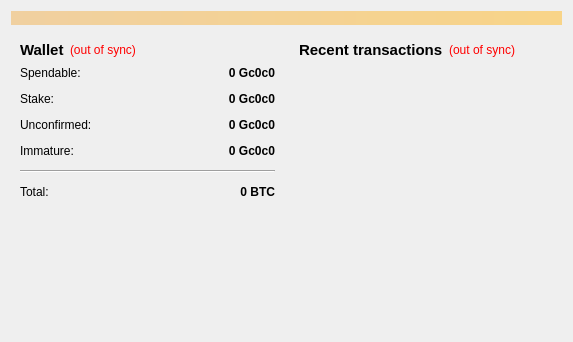
<?xml version="1.0" encoding="UTF-8"?>
<ui version="4.0">
 <class>OverviewPage</class>
 <widget class="QWidget" name="OverviewPage">
  <property name="geometry">
   <rect>
    <x>0</x>
    <y>0</y>
    <width>573</width>
    <height>342</height>
   </rect>
  </property>
  <property name="windowTitle">
   <string>Form</string>
  </property>
  <layout class="QVBoxLayout" name="topLayout">
   <item>
    <widget class="QLabel" name="labelAlerts">
     <property name="visible">
      <bool>false</bool>
     </property>
     <property name="styleSheet">
      <string notr="true">background-color: qlineargradient(x1: 0, y1: 0, x2: 1, y2: 0, stop:0 #F0D0A0, stop:1 #F8D488);  color:#000000
</string>
     </property>
     <property name="wordWrap">
      <bool>true</bool>
     </property>
     <property name="margin">
      <number>3</number>
     </property>
    </widget>
   </item>
   <item>
    <layout class="QHBoxLayout" name="horizontalLayout" stretch="1,1">
     <item>
      <layout class="QVBoxLayout" name="verticalLayout_2">
       <item>
        <widget class="QWidget" name="widget" native="true">
         <layout class="QVBoxLayout" name="verticalLayout_4">
          <item>
           <layout class="QHBoxLayout" name="horizontalLayout_4">
            <item>
             <widget class="QLabel" name="label_5">
              <property name="font">
               <font>
                <pointsize>11</pointsize>
                <weight>75</weight>
                <bold>true</bold>
               </font>
              </property>
              <property name="text">
               <string>Wallet</string>
              </property>
             </widget>
            </item>
            <item>
             <widget class="QLabel" name="labelWalletStatus">
              <property name="toolTip">
               <string>The displayed information may be out of date. Your wallet automatically synchronizes with the c0fferCoin network after a connection is established, but this process has not completed yet.</string>
              </property>
              <property name="styleSheet">
               <string notr="true">QLabel { color: red; }</string>
              </property>
              <property name="text">
               <string notr="true">(out of sync)</string>
              </property>
              <property name="alignment">
               <set>Qt::AlignLeading|Qt::AlignLeft|Qt::AlignVCenter</set>
              </property>
             </widget>
            </item>
            <item>
             <spacer name="horizontalSpacer_2">
              <property name="orientation">
               <enum>Qt::Horizontal</enum>
              </property>
              <property name="sizeHint" stdset="0">
               <size>
                <width>40</width>
                <height>20</height>
               </size>
              </property>
             </spacer>
            </item>
           </layout>
          </item>
          <item>
           <layout class="QFormLayout" name="formLayout_2">
            <property name="fieldGrowthPolicy">
             <enum>QFormLayout::AllNonFixedFieldsGrow</enum>
            </property>
            <property name="horizontalSpacing">
             <number>12</number>
            </property>
            <property name="verticalSpacing">
             <number>12</number>
            </property>
            <item row="0" column="0">
             <widget class="QLabel" name="label">
              <property name="text">
               <string>Spendable:</string>
              </property>
             </widget>
            </item>
            <item row="0" column="1">
             <widget class="QLabel" name="labelBalance">
              <property name="font">
               <font>
                <weight>75</weight>
                <bold>true</bold>
               </font>
              </property>
              <property name="cursor">
               <cursorShape>IBeamCursor</cursorShape>
              </property>
              <property name="toolTip">
               <string>Your current spendable balance</string>
              </property>
              <property name="text">
               <string notr="true">0 Gc0c0</string>
              </property>
              <property name="alignment">
               <set>Qt::AlignRight|Qt::AlignTrailing|Qt::AlignVCenter</set>
              </property>
              <property name="textInteractionFlags">
               <set>Qt::LinksAccessibleByMouse|Qt::TextSelectableByKeyboard|Qt::TextSelectableByMouse</set>
              </property>
             </widget>
            </item>
            <item row="1" column="0">
             <widget class="QLabel" name="label_6">
              <property name="text">
               <string>Stake:</string>
              </property>
             </widget>
            </item>
            <item row="1" column="1">
             <widget class="QLabel" name="labelStake">
              <property name="font">
               <font>
                <weight>75</weight>
                <bold>true</bold>
               </font>
              </property>
              <property name="cursor">
               <cursorShape>IBeamCursor</cursorShape>
              </property>
              <property name="toolTip">
               <string>Total of coins that was staked, and do not yet count toward the current balance</string>
              </property>
              <property name="text">
               <string notr="true">0 Gc0c0</string>
              </property>
              <property name="alignment">
               <set>Qt::AlignRight|Qt::AlignTrailing|Qt::AlignVCenter</set>
              </property>
              <property name="textInteractionFlags">
               <set>Qt::LinksAccessibleByMouse|Qt::TextSelectableByKeyboard|Qt::TextSelectableByMouse</set>
              </property>
             </widget>
            </item>
            <item row="2" column="0">
             <widget class="QLabel" name="label_3">
              <property name="text">
               <string>Unconfirmed:</string>
              </property>
             </widget>
            </item>
            <item row="2" column="1">
             <widget class="QLabel" name="labelUnconfirmed">
              <property name="font">
               <font>
                <weight>75</weight>
                <bold>true</bold>
               </font>
              </property>
              <property name="cursor">
               <cursorShape>IBeamCursor</cursorShape>
              </property>
              <property name="toolTip">
               <string>Total of transactions that have yet to be confirmed, and do not yet count toward the current balance</string>
              </property>
              <property name="text">
               <string notr="true">0 Gc0c0</string>
              </property>
              <property name="alignment">
               <set>Qt::AlignRight|Qt::AlignTrailing|Qt::AlignVCenter</set>
              </property>
              <property name="textInteractionFlags">
               <set>Qt::LinksAccessibleByMouse|Qt::TextSelectableByKeyboard|Qt::TextSelectableByMouse</set>
              </property>
             </widget>
            </item>
            <item row="3" column="0">
             <widget class="QLabel" name="labelImmatureText">
              <property name="text">
               <string>Immature:</string>
              </property>
             </widget>
            </item>
            <item row="3" column="1">
             <widget class="QLabel" name="labelImmature">
              <property name="font">
               <font>
                <weight>75</weight>
                <bold>true</bold>
               </font>
              </property>
              <property name="toolTip">
               <string>Mined balance that has not yet matured</string>
              </property>
              <property name="text">
               <string notr="true">0 Gc0c0</string>
              </property>
              <property name="alignment">
               <set>Qt::AlignRight|Qt::AlignTrailing|Qt::AlignVCenter</set>
              </property>
              <property name="textInteractionFlags">
               <set>Qt::LinksAccessibleByMouse|Qt::TextSelectableByKeyboard|Qt::TextSelectableByMouse</set>
              </property>
             </widget>
            </item>
            <item row="4" column="0" colspan="2">
             <widget class="Line" name="line">
              <property name="orientation">
               <enum>Qt::Horizontal</enum>
              </property>
             </widget>
            </item>
            <item row="5" column="0">
             <widget class="QLabel" name="labelTotalText">
              <property name="text">
               <string>Total:</string>
              </property>
             </widget>
            </item>
            <item row="5" column="1">
             <widget class="QLabel" name="labelTotal">
              <property name="font">
               <font>
                <weight>75</weight>
                <bold>true</bold>
               </font>
              </property>
              <property name="cursor">
               <cursorShape>IBeamCursor</cursorShape>
              </property>
              <property name="toolTip">
               <string>Your current total balance</string>
              </property>
              <property name="text">
               <string notr="true">0 BTC</string>
              </property>
              <property name="alignment">
               <set>Qt::AlignRight|Qt::AlignTrailing|Qt::AlignVCenter</set>
              </property>
              <property name="textInteractionFlags">
               <set>Qt::LinksAccessibleByMouse|Qt::TextSelectableByKeyboard|Qt::TextSelectableByMouse</set>
              </property>
             </widget>
            </item>
           </layout>
          </item>
         </layout>
        </widget>
       </item>
       <item>
        <spacer name="verticalSpacer">
         <property name="orientation">
          <enum>Qt::Vertical</enum>
         </property>
         <property name="sizeHint" stdset="0">
          <size>
           <width>20</width>
           <height>40</height>
          </size>
         </property>
        </spacer>
       </item>
      </layout>
     </item>
     <item>
      <layout class="QVBoxLayout" name="verticalLayout_3">
       <item>
        <widget class="QWidget" name="widget_2" native="true">
         <layout class="QVBoxLayout" name="verticalLayout">
          <item>
           <layout class="QHBoxLayout" name="horizontalLayout_2">
            <item>
             <widget class="QLabel" name="label_4">
              <property name="font">
               <font>
                <pointsize>11</pointsize>
                <weight>75</weight>
                <bold>true</bold>
               </font>
              </property>
              <property name="text">
               <string>&lt;b&gt;Recent transactions&lt;/b&gt;</string>
              </property>
             </widget>
            </item>
            <item>
             <widget class="QLabel" name="labelTransactionsStatus">
              <property name="toolTip">
               <string>The displayed information may be out of date. Your wallet automatically synchronizes with the c0fferCoin network after a connection is established, but this process has not completed yet.</string>
              </property>
              <property name="styleSheet">
               <string notr="true">QLabel { color: red; }</string>
              </property>
              <property name="text">
               <string notr="true">(out of sync)</string>
              </property>
              <property name="alignment">
               <set>Qt::AlignRight|Qt::AlignTrailing|Qt::AlignVCenter</set>
              </property>
             </widget>
            </item>
            <item>
             <spacer name="horizontalSpacer">
              <property name="orientation">
               <enum>Qt::Horizontal</enum>
              </property>
              <property name="sizeHint" stdset="0">
               <size>
                <width>40</width>
                <height>20</height>
               </size>
              </property>
             </spacer>
            </item>
           </layout>
          </item>
          <item>
           <widget class="QListView" name="listTransactions">
            <property name="styleSheet">
             <string notr="true">QListView { background: transparent; }</string>
            </property>
            <property name="frameShape">
             <enum>QFrame::NoFrame</enum>
            </property>
            <property name="verticalScrollBarPolicy">
             <enum>Qt::ScrollBarAlwaysOff</enum>
            </property>
            <property name="horizontalScrollBarPolicy">
             <enum>Qt::ScrollBarAlwaysOff</enum>
            </property>
            <property name="selectionMode">
             <enum>QAbstractItemView::NoSelection</enum>
            </property>
           </widget>
          </item>
         </layout>
        </widget>
       </item>
      </layout>
     </item>
    </layout>
   </item>
  </layout>
 </widget>
 <resources/>
 <connections/>
</ui>
